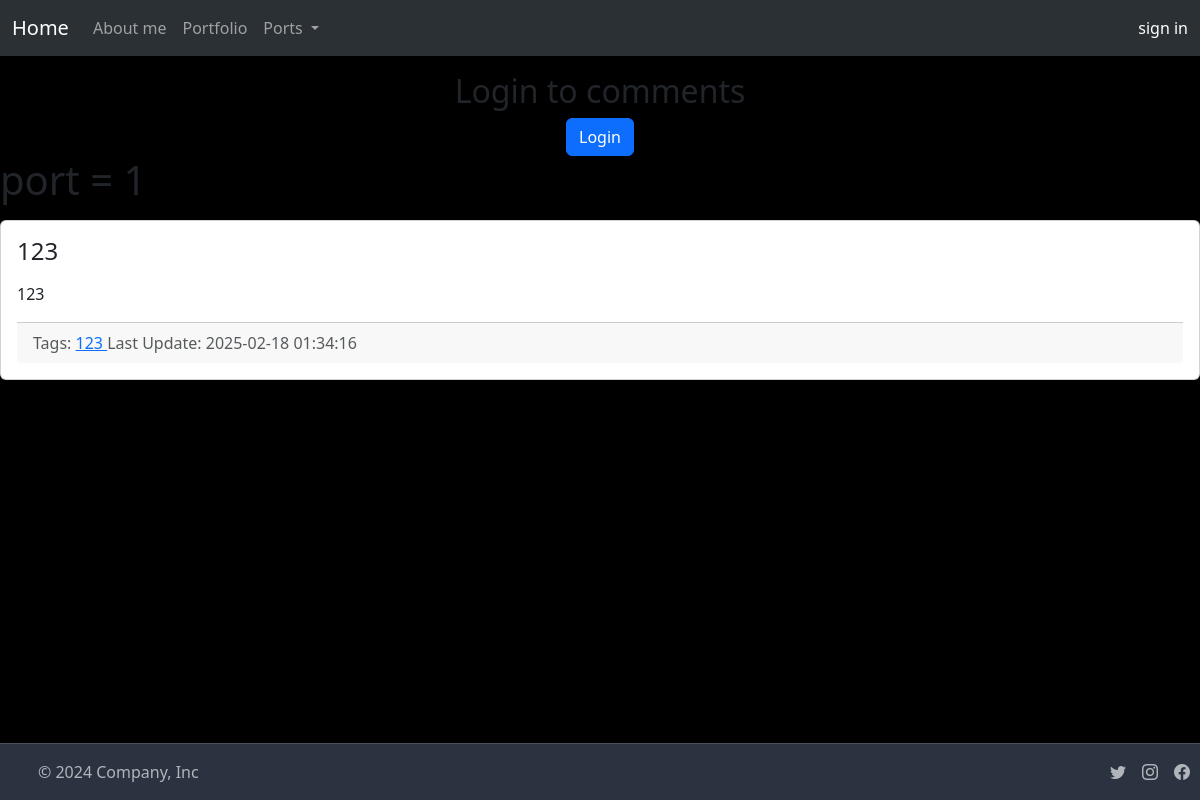
Before: /port_1 with the older database file.
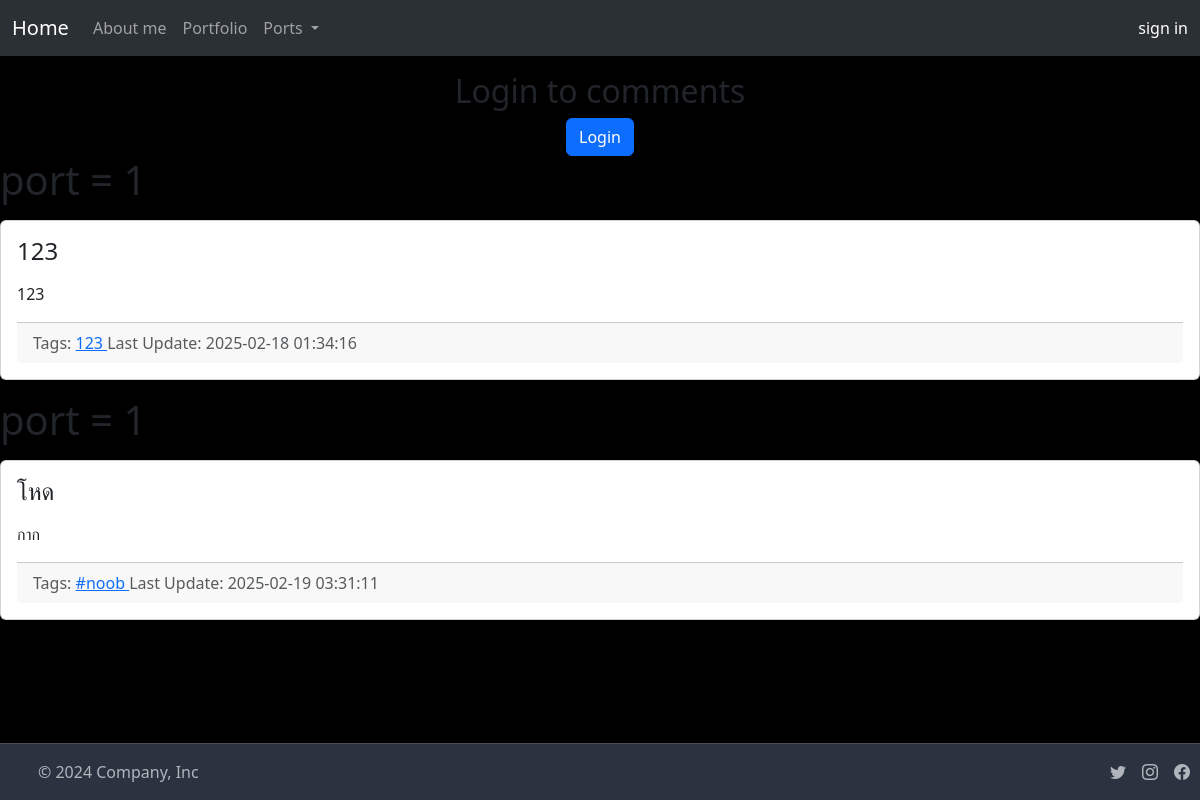
After: the same page with the newer database file.
### port_web/models/models.py (models this page shows)
class Note(db.Model):
    __tablename__ = "notes"
    id: Mapped[int] = mapped_column(sa.Integer, primary_key=True)
    title: Mapped[str] = mapped_column(sa.String, nullable=False)
    description: Mapped[str] = mapped_column(sa.Text)
    tags: Mapped[list[Tag]] = relationship(secondary=note_tag_m2m)
    create_date = mapped_column(sa.DateTime(timezone=True), server_default=func.now())
    update_date = mapped_column(sa.DateTime(timezone=True), server_default=func.now())
    portfolio_id: Mapped[int] = mapped_column(sa.Integer, nullable=True)

class Tag(db.Model):
    __tablename__ = "tags"
    id: Mapped[int] = mapped_column(sa.Integer, primary_key=True)
    name: Mapped[str] = mapped_column(sa.String, nullable=False)
    created_date = mapped_column(sa.DateTime(timezone=True), server_default=func.now())

### port_web/portapp.py (the view)
@app.route("/port_1")
def port_1():
    db = models.db
    notes = db.session.execute(db.select(models.Note).order_by(models.Note.title)).scalars()
    return flask.render_template("port_1.html", notes=notes)

### port_web/templates/port_1.html (shortened to what this page needs)
{% extends 'base.html'%}
{% block body %}
<ul class="nav justify-content-center" style="padding-top: 1em;">
    <li class="nav-item">
        {% if not current_user.is_authenticated %}
            <h2>Login to comments</h2>
            <div class="d-flex justify-content-center">
                <a class="btn btn-primary " href="{{ url_for('login', port_id = 1)}}">
                    Login
                </a>
            </div>
        {% else %}
            <a class="btn btn-primary" href="{{ url_for('create_note', port_id = 1) }}">
                Create
            </a>
        {% endif %}
    </li>
</ul>
{% for note in notes %}
{% if note.portfolio_id == 1 %}
    <h1>port = {{ note.portfolio_id }}</h1>
    <div class="card my-3">
        <div class="card-body">
            <h4 class="card-title">{{ note.title }}</h4>
            <div class="card-text my-3">
                {{ note.description }}
            </div>
            <div class="card-footer text-muted">
                Tags:
                {% for t in note.tags %}
                    <a href="{{ url_for('tags_view', tag_name=t.name) }}">
                        {{t.name}}
                    </a>
                {% endfor %}
                Last Update: {{ note.update_date }}
            </div>
        </div>
    </div>
{% endif %}
{% endfor %}
{% endblock %}

Changed rows visible on the page:
added Note: portfolio_id "1", title "โหด", description "กาก", update_date "2025-02-19 03:31:11"
added Tag: name "#noob", shown under "1"
